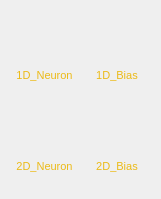
                                   <widget class="QWidget" name="widget" native="true">
                                    <property name="geometry">
                                     <rect>
                                      <x>-5</x>
                                      <y>30</y>
                                      <width>161</width>
                                      <height>199</height>
                                     </rect>
                                    </property>
                                    <property name="sizePolicy">
                                     <sizepolicy hsizetype="Preferred" vsizetype="Maximum">
                                      <horstretch>0</horstretch>
                                      <verstretch>0</verstretch>
                                     </sizepolicy>
                                    </property>
                                    <property name="styleSheet">
                                     <string notr="true">color: rgb(235, 186, 22);</string>
                                    </property>
                                    <layout class="QGridLayout" name="gridLayout_2">
                                     <item row="1" column="0">
                                      <widget class="QWidget" name="widget_4" native="true">
                                       <layout class="QVBoxLayout" name="verticalLayout_20">
                                        <property name="leftMargin">
                                         <number>4</number>
                                        </property>
                                        <property name="topMargin">
                                         <number>4</number>
                                        </property>
                                        <property name="rightMargin">
                                         <number>4</number>
                                        </property>
                                        <property name="bottomMargin">
                                         <number>4</number>
                                        </property>
                                        <item>
                                         <widget class="NNB2DNeuronIcon" name="neuron_2D">
                                          <property name="cursor">
                                           <cursorShape>PointingHandCursor</cursorShape>
                                          </property>
                                          <property name="toolTip">
                                           <string>2D Neuron</string>
                                          </property>
                                          <property name="styleSheet">
                                           <string notr="true"/>
                                          </property>
                                          <property name="text">
                                           <string/>
                                          </property>
                                          <property name="pixmap">
                                           <pixmap resource="../files.qrc">:/component/icons/component/2D_Neuron.png</pixmap>
                                          </property>
                                          <property name="scaledContents">
                                           <bool>true</bool>
                                          </property>
                                          <property name="alignment">
                                           <set>Qt::AlignCenter</set>
                                          </property>
                                          <property name="margin">
                                           <number>7</number>
                                          </property>
                                         </widget>
                                        </item>
                                        <item>
                                         <widget class="QLabel" name="label_9">
                                          <property name="font">
                                           <font>
                                            <family>Segoe UI</family>
                                            <pointsize>8</pointsize>
                                           </font>
                                          </property>
                                          <property name="text">
                                           <string>2D_Neuron</string>
                                          </property>
                                          <property name="textFormat">
                                           <enum>Qt::AutoText</enum>
                                          </property>
                                          <property name="alignment">
                                           <set>Qt::AlignCenter</set>
                                          </property>
                                          <property name="wordWrap">
                                           <bool>false</bool>
                                          </property>
                                         </widget>
                                        </item>
                                       </layout>
                                      </widget>
                                     </item>
                                     <item row="0" column="1">
                                      <widget class="QWidget" name="widget_5" native="true">
                                       <layout class="QVBoxLayout" name="verticalLayout_21">
                                        <property name="leftMargin">
                                         <number>4</number>
                                        </property>
                                        <property name="topMargin">
                                         <number>4</number>
                                        </property>
                                        <property name="rightMargin">
                                         <number>4</number>
                                        </property>
                                        <property name="bottomMargin">
                                         <number>4</number>
                                        </property>
                                        <item>
                                         <widget class="NNB1DBiasNeuronIcon" name="neuron_bias_1D">
                                          <property name="cursor">
                                           <cursorShape>PointingHandCursor</cursorShape>
                                          </property>
                                          <property name="toolTip">
                                           <string>1D Bias</string>
                                          </property>
                                          <property name="styleSheet">
                                           <string notr="true"/>
                                          </property>
                                          <property name="text">
                                           <string/>
                                          </property>
                                          <property name="pixmap">
                                           <pixmap resource="../files.qrc">:/component/icons/component/1D_Bias.png</pixmap>
                                          </property>
                                          <property name="scaledContents">
                                           <bool>true</bool>
                                          </property>
                                          <property name="alignment">
                                           <set>Qt::AlignCenter</set>
                                          </property>
                                          <property name="margin">
                                           <number>7</number>
                                          </property>
                                         </widget>
                                        </item>
                                        <item>
                                         <widget class="QLabel" name="label_10">
                                          <property name="font">
                                           <font>
                                            <family>Segoe UI</family>
                                            <pointsize>8</pointsize>
                                           </font>
                                          </property>
                                          <property name="text">
                                           <string>1D_Bias</string>
                                          </property>
                                          <property name="textFormat">
                                           <enum>Qt::AutoText</enum>
                                          </property>
                                          <property name="alignment">
                                           <set>Qt::AlignCenter</set>
                                          </property>
                                          <property name="wordWrap">
                                           <bool>false</bool>
                                          </property>
                                         </widget>
                                        </item>
                                       </layout>
                                      </widget>
                                     </item>
                                     <item row="0" column="0">
                                      <widget class="QWidget" name="widget_6" native="true">
                                       <layout class="QVBoxLayout" name="verticalLayout_22">
                                        <property name="leftMargin">
                                         <number>4</number>
                                        </property>
                                        <property name="topMargin">
                                         <number>4</number>
                                        </property>
                                        <property name="rightMargin">
                                         <number>4</number>
                                        </property>
                                        <property name="bottomMargin">
                                         <number>4</number>
                                        </property>
                                        <item>
                                         <widget class="NNB1DNeuronIcon" name="neuron_1D">
                                          <property name="cursor">
                                           <cursorShape>PointingHandCursor</cursorShape>
                                          </property>
                                          <property name="toolTip">
                                           <string>1D Neuron</string>
                                          </property>
                                          <property name="styleSheet">
                                           <string notr="true"/>
                                          </property>
                                          <property name="text">
                                           <string/>
                                          </property>
                                          <property name="pixmap">
                                           <pixmap resource="../files.qrc">:/component/icons/component/1D_Neuron.png</pixmap>
                                          </property>
                                          <property name="scaledContents">
                                           <bool>true</bool>
                                          </property>
                                          <property name="alignment">
                                           <set>Qt::AlignCenter</set>
                                          </property>
                                          <property name="margin">
                                           <number>7</number>
                                          </property>
                                         </widget>
                                        </item>
                                        <item>
                                         <widget class="QLabel" name="label_11">
                                          <property name="font">
                                           <font>
                                            <family>Segoe UI</family>
                                            <pointsize>8</pointsize>
                                           </font>
                                          </property>
                                          <property name="text">
                                           <string>1D_Neuron</string>
                                          </property>
                                          <property name="textFormat">
                                           <enum>Qt::AutoText</enum>
                                          </property>
                                          <property name="alignment">
                                           <set>Qt::AlignCenter</set>
                                          </property>
                                          <property name="wordWrap">
                                           <bool>false</bool>
                                          </property>
                                         </widget>
                                        </item>
                                       </layout>
                                      </widget>
                                     </item>
                                     <item row="1" column="1">
                                      <widget class="QWidget" name="widget_8" native="true">
                                       <layout class="QVBoxLayout" name="verticalLayout_23">
                                        <property name="leftMargin">
                                         <number>4</number>
                                        </property>
                                        <property name="topMargin">
                                         <number>4</number>
                                        </property>
                                        <property name="rightMargin">
                                         <number>4</number>
                                        </property>
                                        <property name="bottomMargin">
                                         <number>4</number>
                                        </property>
                                        <item>
                                         <widget class="NNB2DBiasNeuronIcon" name="neuron_bias_2D">
                                          <property name="cursor">
                                           <cursorShape>PointingHandCursor</cursorShape>
                                          </property>
                                          <property name="toolTip">
                                           <string>2D Bias</string>
                                          </property>
                                          <property name="styleSheet">
                                           <string notr="true"/>
                                          </property>
                                          <property name="text">
                                           <string/>
                                          </property>
                                          <property name="pixmap">
                                           <pixmap resource="../files.qrc">:/component/icons/component/2D_Bias.png</pixmap>
                                          </property>
                                          <property name="scaledContents">
                                           <bool>true</bool>
                                          </property>
                                          <property name="alignment">
                                           <set>Qt::AlignCenter</set>
                                          </property>
                                          <property name="margin">
                                           <number>7</number>
                                          </property>
                                         </widget>
                                        </item>
                                        <item>
                                         <widget class="QLabel" name="label_15">
                                          <property name="font">
                                           <font>
                                            <family>Segoe UI</family>
                                            <pointsize>8</pointsize>
                                           </font>
                                          </property>
                                          <property name="text">
                                           <string>2D_Bias</string>
                                          </property>
                                          <property name="textFormat">
                                           <enum>Qt::AutoText</enum>
                                          </property>
                                          <property name="alignment">
                                           <set>Qt::AlignCenter</set>
                                          </property>
                                          <property name="wordWrap">
                                           <bool>false</bool>
                                          </property>
                                         </widget>
                                        </item>
                                       </layout>
                                      </widget>
                                     </item>
                                    </layout>
                                   </widget>
